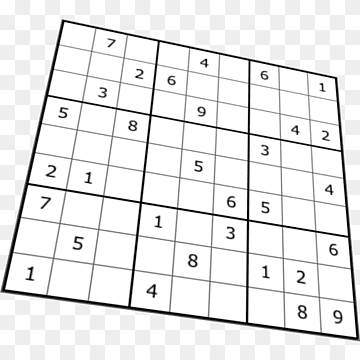
#> input picture openCV/openCV.py/image_processing/sudoku.png, 360 x 360 px
$ python 28.houghline_transform_02.py
#> lines starting #> are read from the running program, lines starting #| are printed output that depends on the picture; after the words box and inside, x2 and y2 are one past the last pixel; in counts of white or black regions, pixels touching at a corner belong together
import cv2 as cv
import numpy as np
img = cv.imread(cv.samples.findFile('sudoku.png'))
#> img is the input picture: shape (360, 360, 3); min 2, max 255, mean 235
gray = cv.cvtColor(img,cv.COLOR_BGR2GRAY)
edges = cv.Canny(gray,50,150,apertureSize = 3)
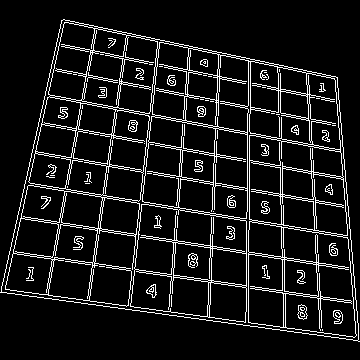
#> edges: shape (360, 360); 9.5% white in thin lines or dots, all inside (x1, y1, x2, y2) = (0, 19, 360, 342)
lines = cv.HoughLinesP(edges,1,np.pi/180,100,minLineLength=100,maxLineGap=10)
#> lines = 44 rows, first 6: [17, 218, 191, 245], [1, 288, 358, 338], [306, 70, 320, 335], [51, 68, 341, 124], [336, 77, 359, 341], [17, 215, 350, 268]
for line in lines:
    x1,y1,x2,y2 = line[0]
    cv.line(img,(x1,y1),(x2,y2),(0,255,0),2)
#> this loop made 44 passes
#> (x1, y1, x2, y2) on passes 1 to 12: (17, 218, 191, 245), (1, 288, 358, 338), (306, 70, 320, 335), (51, 68, 341, 124), (336, 77, 359, 341), (17, 215, 350, 268), (310, 107, 322, 335), (92, 264, 353, 300), (14, 293, 358, 341), (50, 70, 341, 126), (32, 150, 345, 205), (32, 152, 345, 208)
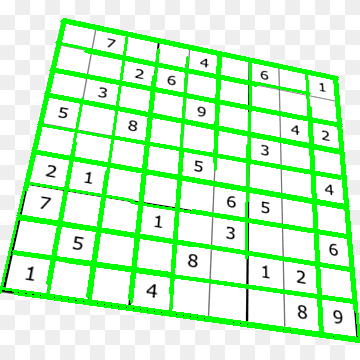
#> img: shape (360, 360, 3); 18.03% of pixels changed, all inside (x1, y1, x2, y2) = (0, 18, 360, 343)
cv.imwrite('houghlines5.jpg',img)
cv.imshow('houghlines', img )
cv.waitKey(0)

$ run again, with openCV/openCV.py/image_processing/bad_rect.png copied over openCV/openCV.py/image_processing/sudoku.png
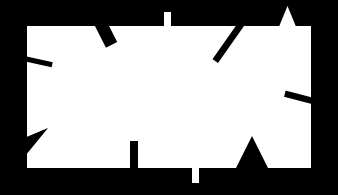
#> input picture openCV/openCV.py/image_processing/bad_rect.png, 338 x 195 px
#> img is the input picture: shape (195, 338, 3); min 0, max 255, mean 150.6
#> `edges = cv.Canny(gray,50,150,apertureSize = 3)`:
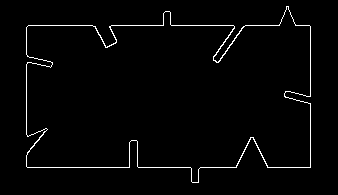
#> edges: shape (195, 338); 2% white in thin lines or dots, all inside (x1, y1, x2, y2) = (26, 6, 311, 183)
#> lines = [[111, 25, 233, 25], [27, 167, 236, 167], [310, 167, 310, 26], [26, 134, 26, 27]]
#> the loop `for line in lines:` made 4 passes
#> after the loop `for line in lines:`:
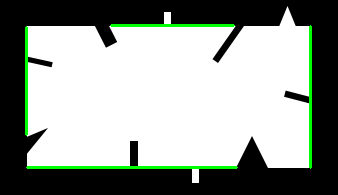
#> img: shape (195, 338, 3); 2.67% of pixels changed, all inside (x1, y1, x2, y2) = (25, 24, 312, 169)
